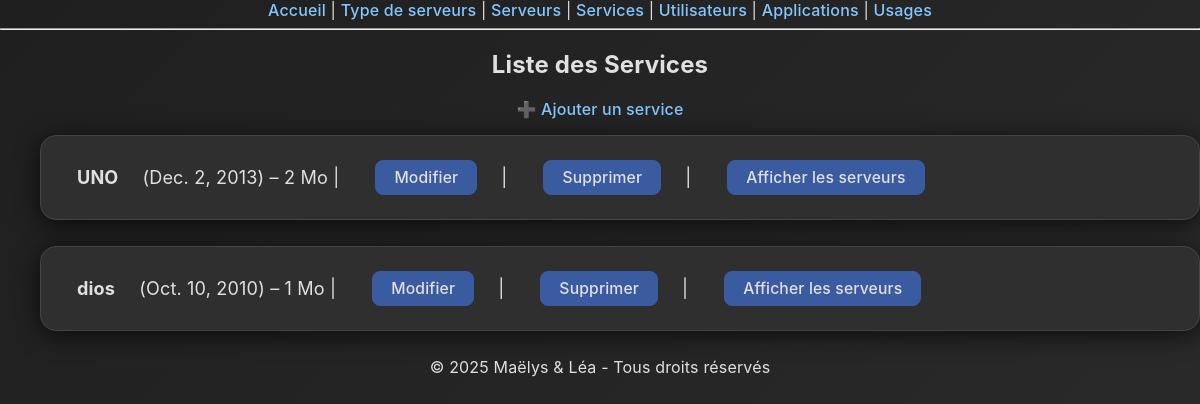
/services/, run on an earlier commit of the app's database.
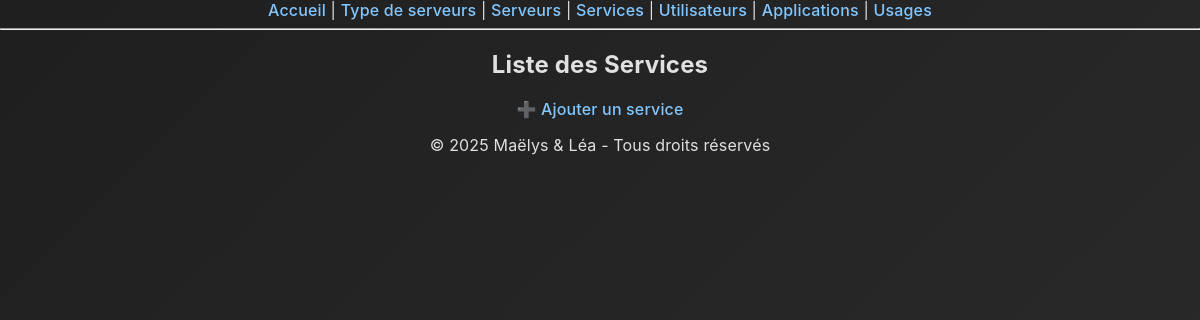
And on a later commit of the database.
### monapp/models.py (models this page shows, shortened)
class Services(models.Model):
    nom_services = models.CharField(max_length=100)
    date_lancement = models.DateField()
    espace_memoire_utilise = models.IntegerField(help_text="en Mo")
    memoire_vive_necessaire = models.IntegerField(help_text="en Mo")
    serveur_lancement = models.ForeignKey(Serveurs, on_delete=models.CASCADE)

### monapp/views.py (the view)
# urls.py: path('services/', views.services_list, name='services_list'),
def services_list(request):
    services = Services.objects.all()
    return render(request, 'monapp/services_list.html', {'services': services})

### monapp/templates/monapp/services_list.html
{% extends 'monapp/base.html' %}
{% block content %}
<h2>Liste des Services</h2>
<a href="{% url 'services_create' %}">➕ Ajouter un service</a>
<ul>
    {% for service in services %}
        <li>
            <strong>{{ service.nom_services }}</strong> ({{ service.date_lancement }}) – {{ service.espace_memoire_utilise }} Mo
            | <a href="{% url 'services_update' service.pk %}">Modifier</a>
            | <a href="{% url 'services_delete' service.pk %}" onclick="return confirm('Es-tu sûr de vouloir supprimer ce service ?')">Supprimer</a>
            | <a href="{% url 'services_affiche' %}">Afficher les serveurs</a>
        </li>
    {% endfor %}
</ul>
<footer>
  <p>© 2025 Maëlys & Léa - Tous droits réservés</p>
</footer>
{% endblock %}

What changed in the data, as far as the page shows it:
removed Services: nom_services "UNO", date_lancement "Dec. 2, 2013", espace_memoire_utilise "2"
removed Services: nom_services "dios", date_lancement "Oct. 10, 2010", espace_memoire_utilise "1"
